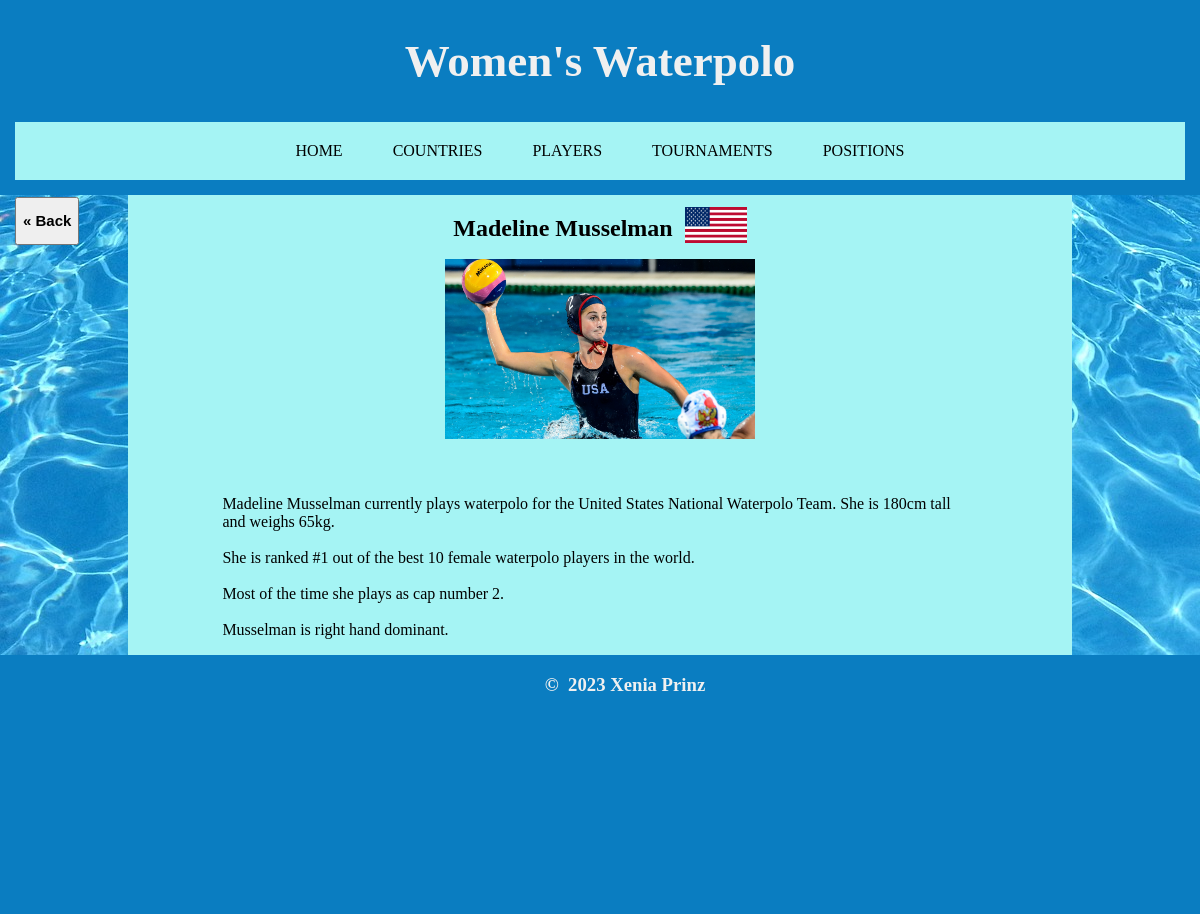
The page /player/7 on the database its author committed.
### tables this page shows
CREATE TABLE Player (id INTEGER PRIMARY KEY AUTOINCREMENT, first_name TEXT, last_name TEXT, image TEXT, player_copyright TEXT, country_id INTEGER REFERENCES Country (id), national_team INTEGER, right_hand_dominant INTEGER, left_hand_dominant INTEGER, world_ranking INTEGER, weight INTEGER, height INTEGER, cap_number INTEGER);

CREATE TABLE Country (id INTEGER PRIMARY KEY AUTOINCREMENT, country TEXT, flag TEXT);

### routes.py (the view)
@app.route('/player/<int:id>')
def indiv_player(id):
    if id > 9223372036854775807:  # prevents overflow error
        abort(404)
    player = sql('SELECT Player.first_name, Player.last_name, \
                    Player.image, Player.weight, Player.height, \
                    Player.world_ranking, Player.cap_number, Country.country, \
                    Country.flag, Player.right_hand_dominant, \
                    Player.left_hand_dominant, Player.national_team, \
                    Country.id, Player.player_copyright FROM Player \
                    JOIN Country ON Player.country_id=Country.id \
                    WHERE Player.id = ?', (id,))
    if player == []:  # if query gives no result, error page is shown
        abort(404)
    return render_template("player.html", player=player,
                           title="Women's Waterpolo")

### routes.py (called while the page is built)
def sql(query, id):
    conn = sqlite3.connect("waterpolo.db")  # connects to the sql database
    cur = conn.cursor()
    if id is not None:
        cur.execute(query, id)
    else:
        cur.execute(query)
    results = cur.fetchall()
    return results

### templates/player.html (shortened to what this page needs)
{% extends "layout.html" %}
{% block title %}
<div class="back"> <button onclick="history.back()"> <h2> &laquo; Back </h2> </button> </div>
{% endblock %}
{% block content %}
{% for item in player %}
<h2>
    <div class="subheading">
        <div class="row">
            {{item[0]}} {{item[1]}} &nbsp;
            <div class="zoom">
                <div class="icon"><a href = "/country/{{item[12]}}"> <img src = "{{item[8]}}"/> </a></div>
            </div>
        </div>
    </div>
    <div class="row">
        <div class="column">
            <div class="overlay">
                <img src = "{{item[2]}}"/>
            </div>
        </div>
    </div>
</h2>
    <div class="content">
        <p>
        {% if item[11] %}
            {{item[0]}} {{item[1]}} currently plays waterpolo for the {{item[7]}} National Waterpolo Team.
        {% else %}
            {{item[0]}} {{item[1]}} used to play waterpolo for the {{item[7]}} National Waterpolo Team.
        {% endif %}
            She is {{item[4]}}cm tall and weighs {{item[3]}}kg.
            <br>
        {% if item[5] %}
            <br>
            She is ranked #{{item[5]}} out of the best 10 female waterpolo players in the world.
            <br>
        {% endif %}
            <br>
            Most of the time she plays as cap number {{item[6]}}. <br>
        {% if item[9] and item[10] %}
            <br> {{item[1]}} is ambidextrous, meaning that she uses both her left and right hand equally well. <br>
        {% elif item[9] %}
            <br> {{item[1]}} is right hand dominant. <br>
        {% else %}
            <br> {{item[1]}} is left hand dominant. <br>
        {% endif %}
        </p>
    </div>
{% endfor %}
{% endblock %}

### static/css/style.css (style rules this page uses)
body { font-family: "Comic Sans MS"; background-image: url("/static/images/pool_background.jpg"); box-sizing: border-box; margin: 10px; }
img { width: 310px; height: 180px; }
.icon img { width: 62px; height: 36px; }
a { color: rgb(0,0,0); text-decoration: none; }
.subheading { display: flex; justify-content: center; text-align: center; margin-top: 30px; margin-bottom: -10px; }
.overlay { position: relative; width: 310px; text-align: center; }
.content { margin: 10%; margin-top: 20px; margin-bottom: 25px; }

### rows shown on the page
Player: first_name "Madeline", last_name "Musselman", flag (picture), image (picture), country "United States", height "180", weight "65", world_ranking "1", cap_number "2"
